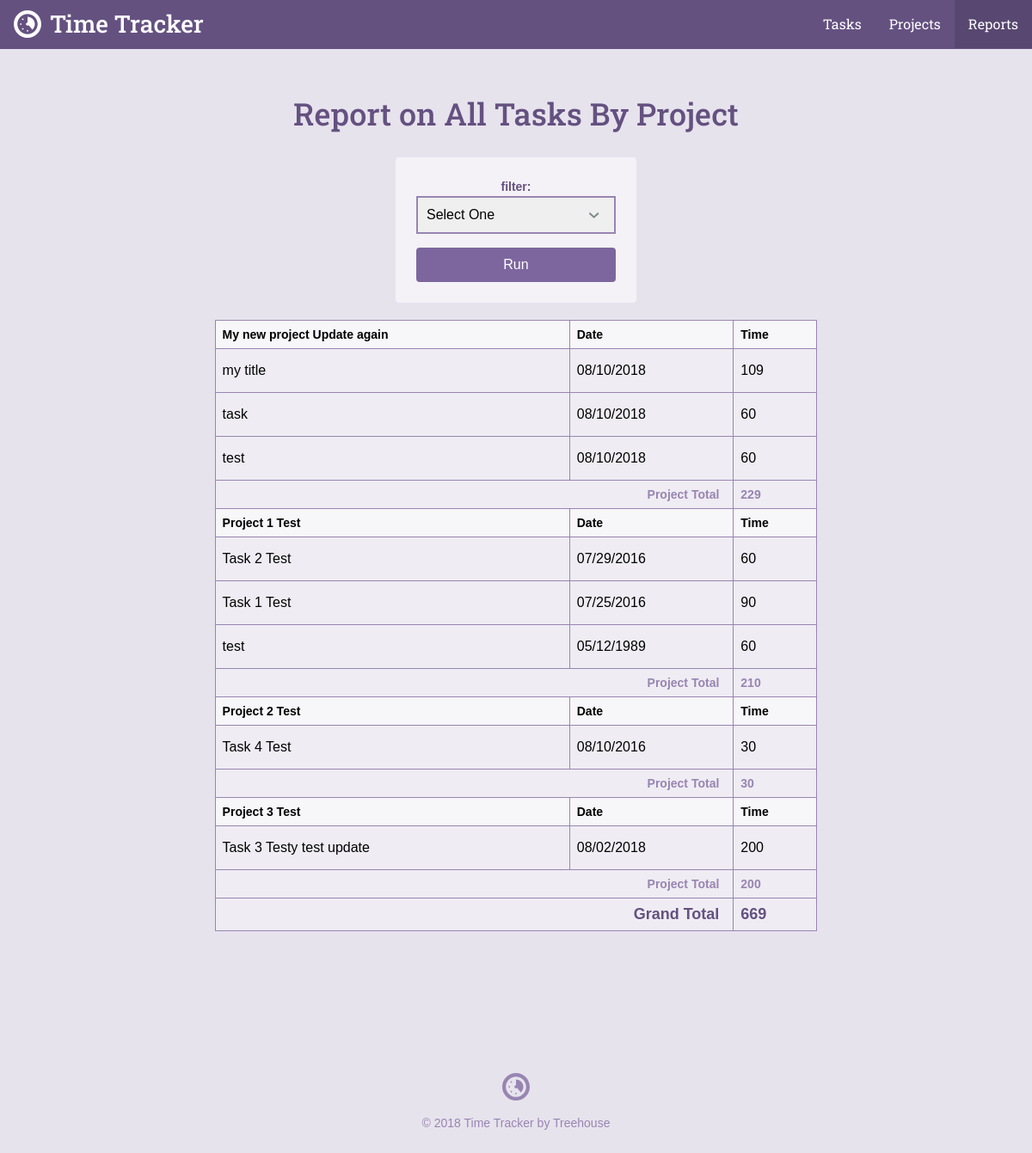
The app's page /reports.php with its own data.
### tables this page shows
CREATE TABLE `tasks` (
	`task_id`	INTEGER PRIMARY KEY AUTOINCREMENT,
	`project_id`	INTEGER,
	`title`	TEXT,
	`date`	INTEGER NOT NULL,
	`time`	TEXT NOT NULL
);

CREATE TABLE `projects` (
	`project_id`	INTEGER PRIMARY KEY AUTOINCREMENT,
	`title`	TEXT NOT NULL,
	`category`	TEXT NOT NULL
);

### inc/functions.php (called while the page is built, shortened)
<?php
function get_task_list($filter = null) {
    include 'connection.php';
    $sql = 'SELECT tasks.*, projects.title as project FROM tasks'
        . ' JOIN projects ON tasks.project_id = projects.project_id';
    $orderBy = ' ORDER BY date DESC';
    if ($filter) {
        $orderBy = ' ORDER BY projects.title ASC, date DESC';
    }
    try {
        $results = $db->prepare($sql . $where . $orderBy);
        $results->execute();
    } catch (Exception $e) {
        echo "Error!: " . $e->getMessage() . "<br />";
        return array();
    }
    return $results->fetchAll(PDO::FETCH_ASSOC);
}

### reports.php (the view, shortened to what this page needs)
<?php
require 'inc/functions.php';
$filter = 'all';
include 'inc/header.php';
?>
<div class="col-container page-container">
    <div class="col col-70-md col-60-lg col-center">
        <div class="col-container">
            <h1 class='actions-header'>Report on <?php
            if (!is_array($filter)) {
                echo "All Tasks By Project";
            }
            ?></h1>
            <form class="form-container form-report" action="reports.php" method="get">
                <label for="filter">filter:</label>
                <select name="filter" id="filter">
                    <option value="">Select One</option>
                </select>
                <input type="submit" class="button" value="Run">
            </form>
        </div>
        <div class="section page">
            <div class="wrapper">
                <table>
                    <?php
                    $total = $project_id = $project_total = 0;
                    $tasks = get_task_list($filter);
                    foreach ($tasks as $item) {
                        if ($project_id != $item['project_id']) {
                            $project_id = $item['project_id'];
                            echo "<thead>\n";
                            echo "<tr>\n";
                            echo "<th>" . $item['project'] . "</th>\n";
                            echo "<th>Date</th>\n";
                            echo "<th>Time</th>\n";
                            echo "</tr>\n";
                            echo "</thead>\n";
                        }
                        $project_total += $item['time'];
                        $total += $item['time'];
                        echo  "<tr>\n";
                        echo "<td>" . $item['title'] . "</td>\n";
                        echo "<td>" . $item['date'] . "</td>\n";
                        echo "<td>" . $item['time'] . "</td>\n";
                        echo "</tr>\n";
                        if (next($tasks)['project_id'] != $item['project_id']) {
                            echo "<tr>\n";
                            echo "<th class='project-total-label' colspan='2'>Project Total</th>\n";
                            echo "<th class='project-total-number'>$project_total</th>\n";
                            echo "</tr>\n";
                            $project_total = 0;
                        }
                    }
                    ?>
                    <tr>
                        <th class='grand-total-label' colspan='2'>Grand Total</th>
                        <th class='grand-total-number'><?php echo $total; ?></th>
                    </tr>
                </table>
            </div>
        </div>
    </div>
</div>
<?php include "inc/footer.php"; ?>

### css/style.css (style rules this page uses)
*,:after,:before { box-sizing:border-box }
html { font-family:sans-serif;-ms-text-size-adjust:100%;-webkit-text-size-adjust:100% }
body { margin:0 }
h1 { font-size:2em;margin:.67em 0 }
button,input,optgroup,select,textarea { color:inherit;font:inherit;margin:0 }
select { text-transform:none }
input[type="reset"],input[type="submit"] { -webkit-appearance:button;cursor:pointer }
input { line-height:normal }
table { border-collapse:collapse;border-spacing:0 }
td,th { padding:0 }
html { font-size:100%;line-height:1.5;-webkit-tap-highlight-color:transparent }
body { font-size:1rem;font-family:"Gotham Rounded A","Gotham Rounded B","Helvetica",Helvetica,Arial,sans-serif;font-style:normal;font-weight:400 }
.button { -webkit-appearance:none;-moz-appearance:none;-ms-appearance:none;-o-appearance:none;appearance:none;-webkit-user-select:none;-moz-user-select:none;-ms-user-select:none;user-select:none;background-color:transparent;border-radius:4px;border:solid 2px #5fcf80;color:#5fcf80;cursor:pointer;display:inline-block;font-family:"Gotham Rounded A","Gotham Rounded B","Helvetica",Helvetica,Arial,sans-serif;font-size:1rem;font-weight:500;height:40px;line-height:36px;padding:0 15px;position:relative;margin:0 10px 0 0;text-align:center;text-decoration:none;transition:color .3s ease,background-color .3s ease,border-color .3s ease,width .3s ease,opacity .3s ease;vertical-align:baseline;white-space:nowrap;overflow:hidden;text-overflow:ellipsis }
.button:last-child { margin-right:0 }
.col { float:left;width:100% }
.col-container:before,.col-container:after { content:" ";display:table }
.col-container:after { clear:both }
.col-center { float:none;margin:0 auto }
@media screen and (min-width: 680px) { .col-70-md { width:70% !important } }
@media screen and (min-width: 960px) { .col-60-lg { width:60% !important } }
h1,h2,h3,h4,h5,h6 { color:#40484a;display:block;font-weight:500;margin:0;text-rendering:optimizeLegibility }
h1 { font-size:2.25rem }
body { background-color:#e7e3ed }
h1,h2,h3,h4,h5,h6 { color:#645180;font-family:"Roboto Slab", Helvetica, Arial, sans-serif }
.button { background:#7D669E;border-color:#7D669E;color:#fff }
.col-container { margin:0 auto;max-width:1200px }
.actions-header { margin-bottom:1.5rem }
.page-container { text-align:center }
@media screen { .page-container { padding:1.5rem 1rem 0 1rem } }
@media screen and (min-width: 680px) { .page-container { padding-top:3rem } }
.form-container { background-color:#f4f2f7;border-radius:4px }
@media screen { .form-container { padding:.5rem 1.5rem;margin-top:.5rem;margin-bottom:1.5rem } }
@media screen and (min-width: 680px) { .form-container { padding:.5rem 1.5rem;margin-top:3rem;margin-bottom:0 } }
.form-report { padding:1.5rem;margin-bottom:3rem }
.form-report .button { margin-top:1rem }
table { width:100%;text-align:left;background-color:#f4f2f7 }
@media screen { table { margin-bottom:1.5rem } }
@media screen and (min-width: 680px) { table { margin-bottom:0 } }
th,td { padding:.5rem;background-color:#efecf3;border:solid 1px #9885b2 !important }
td { padding:1rem .5rem }
th { font-size:.875rem }
thead th { background-color:#f7f6f9 !important }
input { border-radius:4px;box-shadow:none;border:solid 2px #9885b2;padding:8px 10px;width:100% }
label { font-size:14px;font-weight:bold;color:#645180 }
select { -webkit-appearance:none;-moz-appearance:none;width:100%;padding:8px 10px;border:solid 2px #9885b2;background-size:.9rem;background-repeat:no-repeat;background-position:calc(100% - 1rem) center }
.project-total-label { text-align:right;padding-right:1rem;color:#9885b2;font-size:.875rem }
.project-total-number { color:#9885b2 }
.grand-total-label { text-align:right;padding-right:1rem;color:#645180;font-size:1.125rem }
.grand-total-number { color:#645180;font-size:1.125rem }
.form-report { width: 280px; margin: auto auto 20px }

### records on screen
tasks: project.title "My new project Update again", title "my title", date "08/10/2018", time "109"
tasks: title "task", date "08/10/2018", time "60"
tasks: title "test", date "08/10/2018", time "60", project_total "229"
tasks: project.title "Project 1 Test", title "Task 2 Test", date "07/29/2016", time "60"
tasks: title "Task 1 Test", date "07/25/2016", time "90"
tasks: title "test", date "05/12/1989", time "60", project_total "210"
tasks: project.title "Project 2 Test", title "Task 4 Test", date "08/10/2016", time "30", project_total "30"
tasks: project.title "Project 3 Test", title "Task 3 Testy test update", date "08/02/2018", time "200", project_total "200"

### other values on screen
$total "669"
